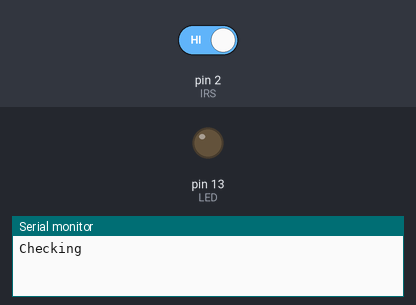
The sketch below on a simulated Arduino Uno, built with avr-gcc and run on an emulated ATmega328P. On the bench: output pins drawn as LEDs (lit = HIGH), the last lines printed to the serial monitor. The inputs (shaded band) are chosen by the test bench; at power-on: pin 2 (IRS) HIGH.

Above: at 1.2 s.
1.3 s: pin 2 (IRS) driven LOW
At 2.0 s:
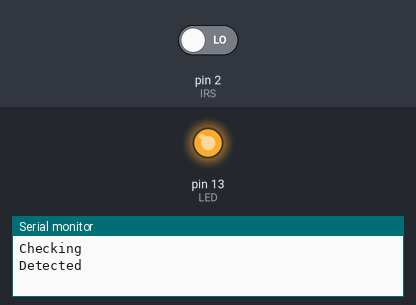
2.8 s: pin 2 (IRS) driven HIGH
At 3.2 s:
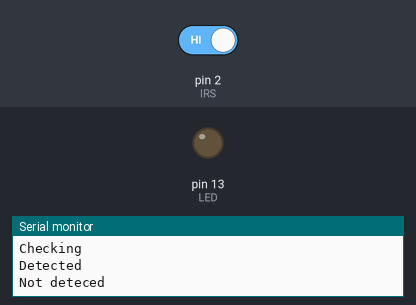
Timing chart, 0 to 5.8 s (numbered marks = the images above; inputs shaded):
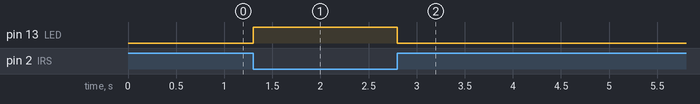

Measured:
- after the input at 1.3 s, pin 13 (LED): LOW → HIGH at once
- after the input at 2.8 s, pin 13 (LED): HIGH → LOW at once

The sketch:

trail_for_Sensor.ino
```cpp
int IRS = 2; // Connected to PIN 2//
int LED = 13; //Arduino has LED at 13//
bool previous= false;  // made a variable to track if something detcted before
bool current = false; // variable whioch will detect if something now //

void setup() {
  Serial.begin(9600);

  pinMode(IRS, INPUT); //sets the sensor pin as input//
  pinMode(LED, OUTPUT); //led is now the output//
  Serial.println("Checking"); //just checking BKLD//

}

void loop() {
  current = !digitalRead(IRS); // Now og is  such that low is when object detected and high is when no object so now we will flip this shit and current variable will read the sensor such that High is ehn object deteced and low is when no object (makes sense) //

  if (current && !previous){
    // if now there is something when previously there was nothing//
    Serial.println("Detected"); // just prits whatever we want in serial monitor//
    digitalWrite(LED, HIGH); //intuitive//
    delay(100);
  }

  else if (!current && previous){
    // if nothing now but there previously //
    Serial.println("Not deteced");
    digitalWrite(LED, LOW);
    delay(100);
  }

  previous = current; // we update our wha was before as now so that if there is something passing by it becomes previous and for further loop detction//

  delay(50);
}
```
